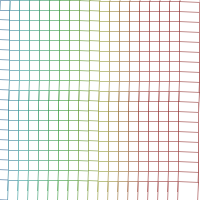
Frame 1 (no input)
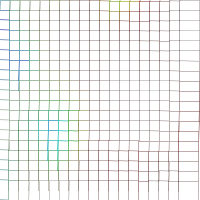
Frame 60 (the mouse pressed at the canvas centre just before this capture)
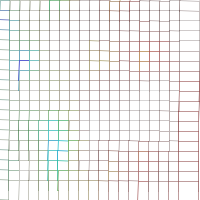
Frame 120 (the mouse held since frame 60 and released just before this capture)

The Processing sketch that drew these frames (run headless with seeded random() and noise(); from frame 60 on, the mouse is pressed at the canvas centre):

// Processing sketch: perlinMatriz
// ── perlinMatriz.pde
float ancho, alto, escalaDelRuido, valorDelRuido, proporcionDelRuido;
int detalleDelRuido;
void setup() {
  size(200, 200);
  ellipseMode(CENTER);
  rectMode(CENTER);
  colorMode(HSB);
  background(255);
  ancho = width;
  alto = height;
  escalaDelRuido=.002;
  surface.setResizable(true);
}
void draw() {
  escalaDelRuido = map(frameCount, 0, width, 0, .05);
  background(255);
  for (int x = 0; x < width; x+=10) {
    for (int y = 0; y < height; y+=10) {
      pushMatrix();
      noiseDetail(detalleDelRuido, proporcionDelRuido);
      valorDelRuido = noise(x * escalaDelRuido, y* escalaDelRuido);
      stroke(255*valorDelRuido-x, 255*valorDelRuido, 255*valorDelRuido, 255*valorDelRuido);
      rotate(radians(valorDelRuido));
      rect(x, y, 20, 20);
      popMatrix();
    }
  }
}
void mouseClicked() {
  detalleDelRuido = int(map(mouseY, 0, height, 0, 120));
}
void keyPressed() {
  proporcionDelRuido=proporcionDelRuido+.1;
  if (proporcionDelRuido >= .9) {
    proporcionDelRuido = 0;
  }
}
